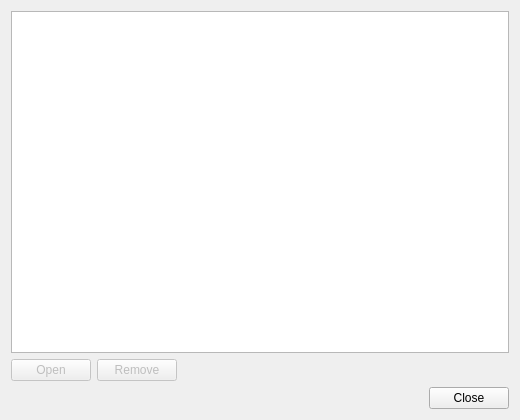
<?xml version="1.0" encoding="UTF-8"?>
<ui version="4.0">
 <class>FavoritesManageDialog</class>
 <widget class="QDialog" name="FavoritesManageDialog">
  <property name="geometry">
   <rect>
    <x>0</x>
    <y>0</y>
    <width>520</width>
    <height>420</height>
   </rect>
  </property>
  <property name="windowTitle">
   <string>Manage Favorites</string>
  </property>
  <layout class="QVBoxLayout" name="mainVerticalLayout">
   <item>
    <widget class="QListWidget" name="favoriteListWidget">
     <property name="selectionMode">
      <enum>QAbstractItemView::SelectionMode::ExtendedSelection</enum>
     </property>
     <property name="selectionBehavior">
      <enum>QAbstractItemView::SelectionBehavior::SelectRows</enum>
     </property>
    </widget>
   </item>
   <item>
    <layout class="QHBoxLayout" name="actionsLayout">
     <item>
      <widget class="QPushButton" name="openButton">
       <property name="enabled">
        <bool>false</bool>
       </property>
       <property name="text">
        <string>Open</string>
       </property>
       <property name="icon">
        <iconset theme="document-open"/>
       </property>
      </widget>
     </item>
     <item>
      <widget class="QPushButton" name="deleteButton">
       <property name="enabled">
        <bool>false</bool>
       </property>
       <property name="text">
        <string>Remove</string>
       </property>
       <property name="icon">
        <iconset theme="edit-delete"/>
       </property>
      </widget>
     </item>
     <item>
      <spacer name="actionsSpacer">
       <property name="orientation">
        <enum>Qt::Orientation::Horizontal</enum>
       </property>
       <property name="sizeHint" stdset="0">
        <size>
         <width>40</width>
         <height>20</height>
        </size>
       </property>
      </spacer>
     </item>
    </layout>
   </item>
   <item>
    <widget class="QDialogButtonBox" name="buttonBox">
     <property name="standardButtons">
      <set>QDialogButtonBox::StandardButton::Close</set>
     </property>
    </widget>
   </item>
  </layout>
 </widget>
 <resources/>
 <connections>
  <connection>
   <sender>buttonBox</sender>
   <signal>rejected()</signal>
   <receiver>FavoritesManageDialog</receiver>
   <slot>reject()</slot>
   <hints>
    <hint type="sourcelabel">
     <x>20</x>
     <y>20</y>
    </hint>
    <hint type="destinationlabel">
     <x>20</x>
     <y>20</y>
    </hint>
   </hints>
  </connection>
 </connections>
</ui>
